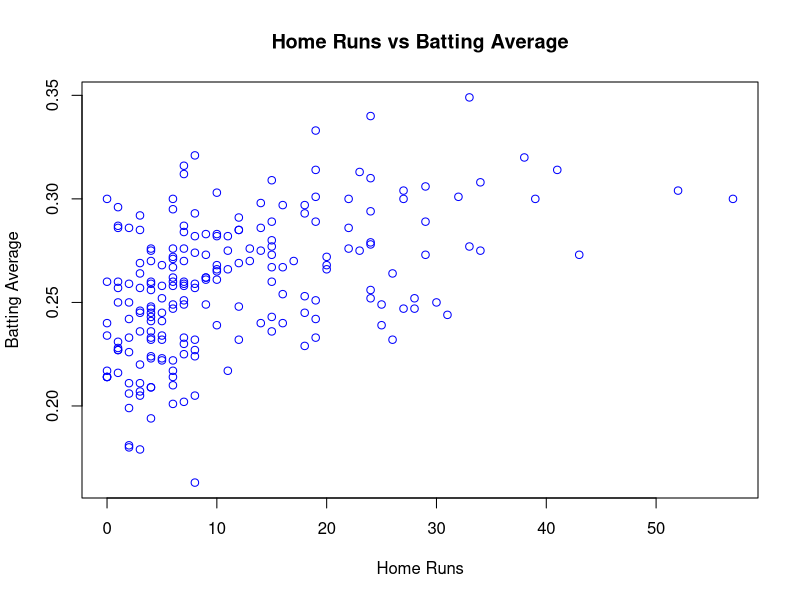

Recreate this plot in R. (Note: this script raises an error after producing the figure.)
library(dplyr)
library(ggplot2)

#Suppose we are interested in whether there is a relationship between batting average (X) 
#and number of home runs (Y) a player hits. Some fans might argue, for example, that 
#those who hit lots of home runs also tend to make a lot of strikes outs so that their batting 
#average is lower. Let us check it out, using a regression of the number of home runs 
#against the player's batting average (hits divided by at bats). Because baseball batting 
#averages tend to be highly variable for low number of at bats, we restrict our data set to 
#those players who has at least 100 at bats for the 2002 season. This leaves us with 209 
#players.

data <- read.csv("baseballu.txt", sep = "", strip.white = T)
data
str(data)
subsetdata <- subset(data, at_bats >= 100)
dim(subsetdata)
summary(data)

#39. Construct a scatter plot of home runs versus batting average.
plot(subsetdata$homeruns, subsetdata$bat_ave,
     xlab = "Home Runs",
     ylab = "Batting Average",
     main = "Home Runs vs Batting Average", col = "blue")

#40. Informally, is there evidence of a relationship between the variables? 

basebal <- baseball_2002[baseball_2002$bats<=100,]
basebal

#41. What would you say about the variability of the number of home runs, for those with higher batting averages? 


#42. Refer to the previous exercise. Which regression assumption might this presage difficulty for? 


#43. Perform a regression of home runs on battling average. Obtain a normal probability plot of the standardization residuals from this regression. Does the normal probability plot indicate acceptable normality. Construct a plot of the residuals versus the fitted values (fitted values refers to Vs). What pattern do you see? What does this indicate regarding the regression assumptions? 
model <- lm(homeruns ~ bat_ave, data = subsetdata)

standardized_residuals <- rstandard(model)

qqnorm(standardized_residuals)
qqline(standardized_residuals)

plot(fitted(model), residuals(model),
     xlab = "Fitted values",
     ylab = "Residuals",
     main = "Residuals vs. Fitted Values")
abline(h = 0, col = "red")  # Add a horizontal line at y = 0

#44. Take a natural log of home runs, and perform a regression of In home runs on batting overage. Obtain a normal probability plot of the standardized residuals from this regression. Does the normal probability plot indicate acceptable normality? 

subsetdata$ln_homeruns <- log(subsetdata$homeruns + 1)
subsetdata$ln_homeruns

model_ln <- lm(ln_homeruns ~ bat_ave, data = subsetdata )

standardized_residuals_ln <- rstandard(model_ln)
qqnorm(standardized_residuals_ln)
qqline(standardized_residuals_ln)

#45. Construct a plot of the residuals versus the fitted values. Do you see strong evidence that the constant variance assumption has been violated? (Remember to avoid the Rorschach effect.) therefore conclude that the assumptions are validated, 
plot(model_ln$fitted.values, standardized_residuals_ln)
abline(h = 0, col = "green")

#46. Write the population regression equation for our model. Intercept the meeting of /jJ and 
model_ln

#47. State the regression equation (from the regression results) in words and numbers. 

summary(model_ln)

# The Regression Equation:
# The natural logarithm of the home runs  is equal to -1.226 plus 13.161 times the batting average.
# The Regression Equation:
# ln(homeruns) = -1.226 + 13.161(bat_ave)
# from the equation indicates that with every 1 unit increase in batting average, the log of home runs is willbe increased by 13.1608
#48. Interpret the value of the y-intercept bo. 

#49.Interpret the value of the slope bl. 
 
#50.Estimate the number of home runs (not In home runs) for a player with a batting average of 0.300. 
ln_homeruns_estimate <- predict(model_ln, newdata = data.frame(bat_ave = 0.300))
ln_homeruns_estimate


homeruns_estimate <- exp(ln_homeruns_estimate) - 1
homeruns_estimate

#51. What is the size of the typical error in predicting the number of home runs, based on the player's batting average? 
summary(model_ln)$sigma

#52. What percentage of the variability in the In home runs does batting average account for? 
summary(model_ln)$r.squared*100

#53. Perform the hypothesis test for determining whether a linear relationship exist between the variables. 
summary(model_ln)$coefficients

# 54. Construct and interpret a 95% confidence interval for the unknown true slope of the regression line. 
confint(model_ln, level = 0.95)

#55. Construct and interpret a 95% confidence interval for the mean number of home runs for all players who had a batting average of 0.300. 

exp(predict(model_ln, newdata = data.frame(bat_ave = 0.300), interval = "confidence"))-1


#56. Construct and interpret a 95% prediction interval for a randomly chosen player with a 0.300 batting average. Is this prediction interval useful? 

exp(predict(model_ln, newdata = data.frame(bat_ave = 0.300), interval = "prediction"))-1

#57. List all the outliers. Mention the value of all the variables for the outliers. 
std_ress <- rstandard(model_ln)
which(std_ress < -3| std_ress > 3)

#58. List the high leverage points. 
lev1 <- hatvalues(model_ln)
lev2 <- unname(lev1)
which(lev2 >0.028)

#59. List the influential observations, according to Cook's distance,

cook_dis <- cooks.distance(model_ln)
which(cook_dis>1)

# There have no influenced point in given baseball data
